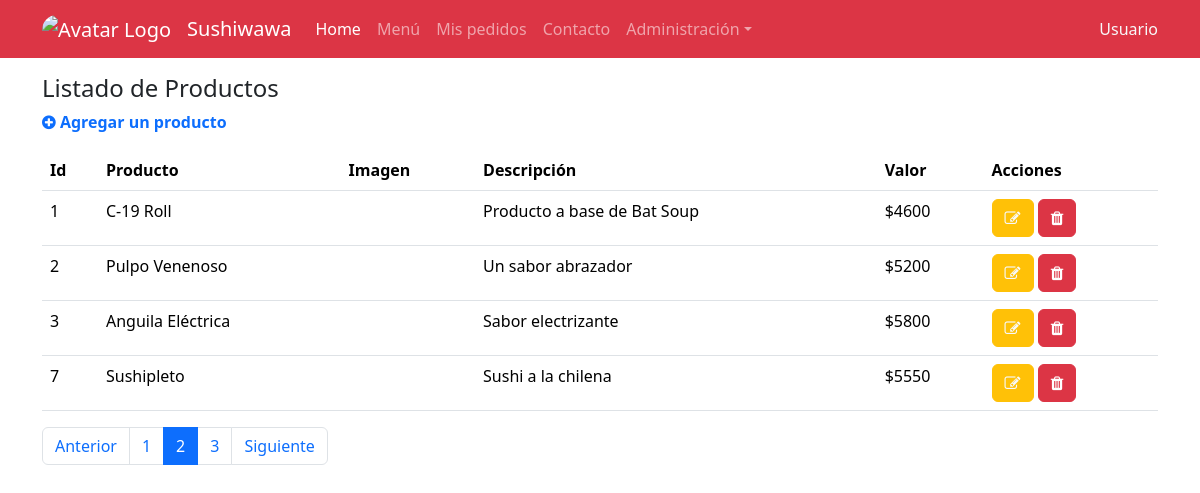
The app's page /productos/, older data.
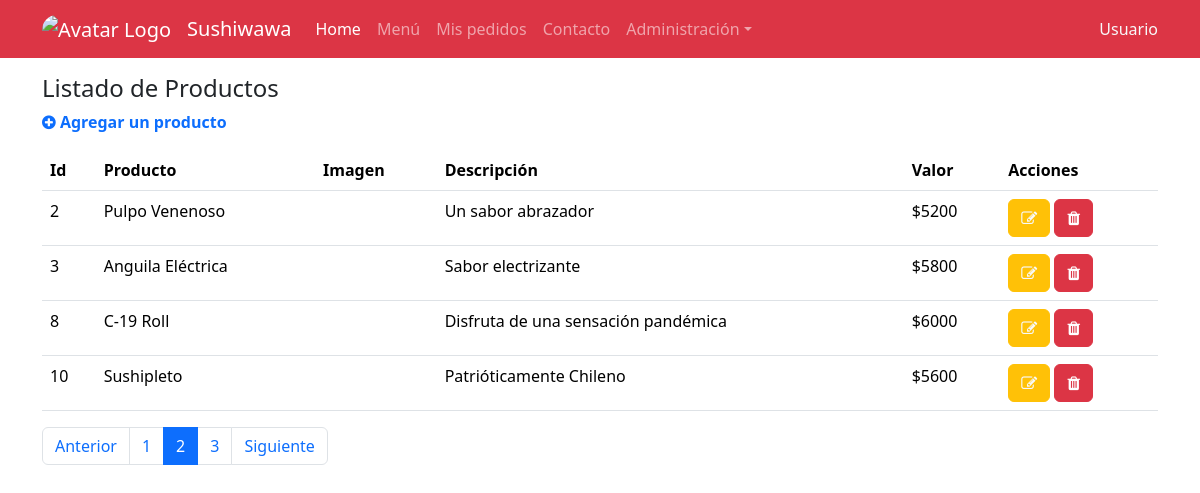
The same page, newer data.
### sushi/models.py (models this page shows)
class Producto(models.Model):
    nombre_producto=models.CharField(max_length=50, null=False)
    imagen=models.ImageField(upload_to='productos', null=True)
    descripcion=models.CharField(max_length=50, null=False)
    valor=models.IntegerField(null=False)
    def __str__(self):
        return self.nombre_producto

### sushi/views.py (the view)
# urls.py: path('productos/', productos, name='productos'),
def productos(request):
    productos=Producto.objects.all()
    print(productos)
    datos={
        "productos":productos
    }
    return render(request,'sushi/productos.html', datos)

### sushi/templates/sushi/productos.html
{% extends "sushi/base.html" %}
{% load static %}
{% block links %}
<link rel="stylesheet" href="https://cdnjs.cloudflare.com/ajax/libs/font-awesome/4.7.0/css/font-awesome.min.css">
{% endblock links %}
{% block contenido %}
    <div class="container">
      <div class="mt-3">
        <h1 class="h4">Listado de Productos</h1>
        <p ><a href="{% url "crearproducto" %}" class="nodecolink"><i class="fa fa-plus-circle" aria-hidden="true"></i> Agregar un producto</p></a>
      </div>
      <div class="mt-2 table-responsive">
        <table class="table table-hover">
            <thead>
              <tr>
                <th>Id</th>
                <th>Producto</th>
                <th>Imagen</th>
                <th>Descripción</th>
                <th>Valor</th>
                <th>Acciones</th>
              </tr>
            </thead>
            <tbody>
              {% for p in productos  %}
              <tr>
                <td>{{p.id}}</td>
                <td>{{p.nombre_producto | title}}</td>
                <td><img src="{{p.imagen.url}} " alt="" height="50"></td>
                <td>{{p.descripcion | capfirst}}</td>
                <td>${{p.valor }}</td>
                <td>
                    <a href="{% url "modificarproducto" p.id %}" role="button" class="btn btn-warning text-light"><i class="fa fa-pencil-square-o" aria-hidden="true"></i></a>
                    <a href="{% url "eliminarproducto" p.id %}" role="button" class="btn btn-danger"><i class="fa fa-trash" aria-hidden="true"></i></a>
                </td>
              </tr>
              {% endfor %}
            </tbody>
          </table>
          <ul class="pagination text-center">
            <li class="page-item"><a class="page-link" href="#">Anterior</a></li>
            <li class="page-item"><a class="page-link" href="#">1</a></li>
            <li class="page-item active"><a class="page-link" href="#">2</a></li>
            <li class="page-item"><a class="page-link" href="#">3</a></li>
            <li class="page-item"><a class="page-link" href="#">Siguiente</a></li>
          </ul>
      </div>
    </div>
    {% endblock contenido %}

### sushi/templates/sushi/base.html (shortened to what this page needs)
{% load static %}
<!DOCTYPE html>
<html lang="es">
<head>
    <link href="{% static 'sushi/css/bootstrap.min.css' %} " rel="stylesheet">
    <link rel="stylesheet" href=" {% static 'sushi/css/estilo.css' %} ">
    {% block links %}
    {% endblock links %}
</head>
<body>
    <nav class="navbar navbar-expand-sm navbar-dark bg-danger">
        <div class="container">
            <a class="navbar-brand" href="{% url "index" %} ">
                <img src=" {% static 'sushi/img/dog3logo.png' %} " alt="Avatar Logo" style="width:40px;" class="rounded-pill">
            </a>
            <a class="navbar-brand" href="{% url "index" %} ">Sushiwawa</a>
            <div class="collapse navbar-collapse" id="collapsibleNavId">
                <ul class="navbar-nav me-auto mt-2 mt-lg-0">
                    <li class="nav-item">
                        <a class="nav-link active" href=" {% url "index" %}" aria-current="page">Home
                            <span class="visually-hidden">(current)</span></a>
                    </li>
                    <li class="nav-item">
                        <a class="nav-link" href="">Menú</a>
                    </li>
                    <li class="nav-item">
                        <a class="nav-link" href="{% url "mispedidos" %}">Mis pedidos</a>
                    </li>
                    <li class="nav-item">
                        <a class="nav-link" href="">Contacto</a>
                    </li>
                    <li class="nav-item dropdown">
                        <a class="nav-link dropdown-toggle" href="#" id="dropdownId" data-bs-toggle="dropdown"
                            aria-haspopup="true" aria-expanded="false">Administración</a>
                    </li>
                </ul>
                <span id="sesionlink"><a class="nav-link text-light sesiontext" href="">Usuario</a></span>
            </div>
        </div>
    </nav>
    {% block contenido %}
    {% endblock contenido %}
</body>
</html>

### sushi/static/sushi/css/estilo.css (style rules this page uses)
.nodecolink { text-decoration: none; font-weight:600; }

Row changes from the older to the newer data that the page shows:
removed Producto: id "1", nombre_producto "C-19 Roll", descripcion "Producto a base de Bat Soup", valor "4600"
removed Producto: id "7", nombre_producto "Sushipleto", descripcion "Sushi a la chilena", valor "5550"
added Producto: id "8", nombre_producto "C-19 Roll", descripcion "Disfruta de una sensación pandémica", valor "6000"
added Producto: id "10", nombre_producto "Sushipleto", descripcion "Patrióticamente Chileno", valor "5600"
